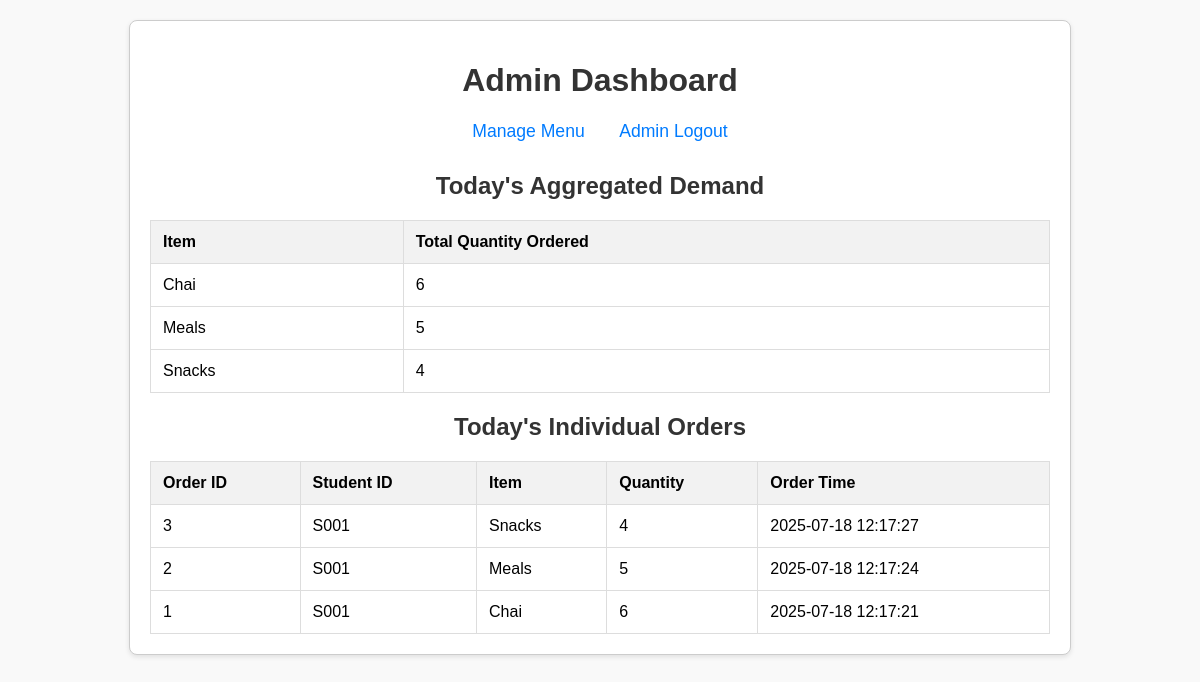
Screenshot of /admin (signed in) with the database file from the repository.
### tables this page shows
CREATE TABLE orders (
    id INTEGER PRIMARY KEY AUTOINCREMENT,
    student_id TEXT NOT NULL,
    item_name TEXT NOT NULL, -- This was likely 'item' before
    quantity INTEGER NOT NULL,
    total_price REAL NOT NULL,
    payment_status TEXT NOT NULL,
    order_date TIMESTAMP NOT NULL DEFAULT CURRENT_TIMESTAMP,
    FOREIGN KEY (student_id) REFERENCES users (student_id)
);

### app.py (the view)
@app.route('/admin')
def admin_dashboard():
    db = get_db()
    today = datetime.date.today().strftime('%Y-%m-%d')
    orders = db.execute(
        "SELECT id, student_id, item_name, quantity, order_date FROM orders WHERE DATE(order_date) = ? ORDER BY order_date DESC",
        (today,)
    ).fetchall()
    aggregated_demand = db.execute(
        "SELECT item_name, SUM(quantity) as total_quantity "
        "FROM orders "
        "WHERE DATE(order_date) = ? "
        "GROUP BY item_name",
        (today,)
    ).fetchall()
    return render_template('admin.html', orders=orders, aggregated_demand=aggregated_demand)

### app.py (called while the page is built)
def get_db():
    db = getattr(g, '_database', None)
    if db is None:
        db = g._database = sqlite3.connect(DATABASE)
        db.row_factory = sqlite3.Row
    return db

@app.teardown_appcontext
def close_connection(exception):
    db = getattr(g, '_database', None)
    if db is not None:
        db.close()

@app.before_request
def admin_auth_check():
    if request.path.startswith('/admin') and request.endpoint not in ['admin_login_page', 'static']:
        if 'admin_logged_in' not in session:
            flash('Please log in to access the admin panel.', 'error')
            return redirect(url_for('admin_login_page'))

### templates/admin.html (shortened to what this page needs)
<!DOCTYPE html>
<html lang="en">
<head>
</head>
<body>
    <div class="container">
        <h1>Admin Dashboard</h1>
        <div class="nav-links">
            <a href="{{ url_for('admin_menu') }}">Manage Menu</a>
            <a href="{{ url_for('admin_logout') }}">Admin Logout</a>
        </div>
        <h2>Today's Aggregated Demand</h2>
        {% if aggregated_demand %}
            <table>
                <thead>
                    <tr>
                        <th>Item</th>
                        <th>Total Quantity Ordered</th>
                    </tr>
                </thead>
                <tbody>
                    {% for item in aggregated_demand %}
                        <tr>
                            <td>{{ item.item_name }}</td>
                            <td>{{ item.total_quantity }}</td>
                        </tr>
                    {% endfor %}
                </tbody>
            </table>
        {% else %}
            <p>No orders placed yet for today.</p>
        {% endif %}
        <h2>Today's Individual Orders</h2>
        {% if orders %}
            <table>
                <thead>
                    <tr>
                        <th>Order ID</th>
                        <th>Student ID</th>
                        <th>Item</th>
                        <th>Quantity</th>
                        <th>Order Time</th>
                    </tr>
                </thead>
                <tbody>
                    {% for order in orders %}
                        <tr>
                            <td>{{ order.id }}</td>
                            <td>{{ order.student_id }}</td>
                            <td>{{ order.item_name }}</td>
                            <td>{{ order.quantity }}</td>
                            <td>{{ order.order_date.split('.')[0] }}</td>
                        </tr>
                    {% endfor %}
                </tbody>
            </table>
        {% else %}
            <p>No individual orders placed yet for today.</p>
        {% endif %}
    </div>
</body>
</html>

### templates/admin.html (style rules this page uses)
body { font-family: Arial, sans-serif; margin: 20px; background-color: #f9f9f9; }
.container { max-width: 900px; margin: auto; padding: 20px; background-color: #fff; border: 1px solid #ccc; border-radius: 8px; box-shadow: 0 2px 5px rgba(0,0,0,0.1); }
h1, h2 { text-align: center; color: #333; }
.nav-links { text-align: center; margin-bottom: 30px; }
.nav-links a { margin: 0 15px; text-decoration: none; color: #007bff; font-size: 1.1em; }
table { width: 100%; border-collapse: collapse; margin-top: 20px; }
th, td { border: 1px solid #ddd; padding: 12px; text-align: left; }
th { background-color: #f2f2f2; }

### rows the page displays
orders: item_name "Chai", total_quantity "6", id "1", student_id "S001", quantity "6", order_date "2025-07-18 12:17:21"
orders: item_name "Meals", total_quantity "5", id "2", student_id "S001", quantity "5", order_date "2025-07-18 12:17:24"
orders: item_name "Snacks", total_quantity "4", id "3", student_id "S001", quantity "4", order_date "2025-07-18 12:17:27"
